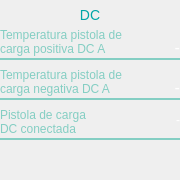
   <widget class="QWidget" name="DC" native="true">
    <property name="geometry">
     <rect>
      <x>20</x>
      <y>220</y>
      <width>180</width>
      <height>180</height>
     </rect>
    </property>
    <widget class="QWidget" name="DCTitle" native="true">
     <property name="geometry">
      <rect>
       <x>0</x>
       <y>0</y>
       <width>180</width>
       <height>25</height>
      </rect>
     </property>
     <property name="styleSheet">
      <string notr="true"/>
     </property>
     <widget class="QLabel" name="DCTItleLabel">
      <property name="geometry">
       <rect>
        <x>0</x>
        <y>0</y>
        <width>180</width>
        <height>30</height>
       </rect>
      </property>
      <property name="palette">
       <palette>
        <active>
         <colorrole role="WindowText">
          <brush brushstyle="SolidPattern">
           <color alpha="255">
            <red>0</red>
            <green>166</green>
            <blue>167</blue>
           </color>
          </brush>
         </colorrole>
         <colorrole role="Text">
          <brush brushstyle="SolidPattern">
           <color alpha="255">
            <red>0</red>
            <green>166</green>
            <blue>167</blue>
           </color>
          </brush>
         </colorrole>
         <colorrole role="ButtonText">
          <brush brushstyle="SolidPattern">
           <color alpha="255">
            <red>0</red>
            <green>166</green>
            <blue>167</blue>
           </color>
          </brush>
         </colorrole>
         <colorrole role="PlaceholderText">
          <brush brushstyle="SolidPattern">
           <color alpha="128">
            <red>0</red>
            <green>166</green>
            <blue>167</blue>
           </color>
          </brush>
         </colorrole>
        </active>
        <inactive>
         <colorrole role="WindowText">
          <brush brushstyle="SolidPattern">
           <color alpha="255">
            <red>0</red>
            <green>166</green>
            <blue>167</blue>
           </color>
          </brush>
         </colorrole>
         <colorrole role="Text">
          <brush brushstyle="SolidPattern">
           <color alpha="255">
            <red>0</red>
            <green>166</green>
            <blue>167</blue>
           </color>
          </brush>
         </colorrole>
         <colorrole role="ButtonText">
          <brush brushstyle="SolidPattern">
           <color alpha="255">
            <red>0</red>
            <green>166</green>
            <blue>167</blue>
           </color>
          </brush>
         </colorrole>
         <colorrole role="PlaceholderText">
          <brush brushstyle="SolidPattern">
           <color alpha="128">
            <red>0</red>
            <green>166</green>
            <blue>167</blue>
           </color>
          </brush>
         </colorrole>
        </inactive>
        <disabled>
         <colorrole role="WindowText">
          <brush brushstyle="SolidPattern">
           <color alpha="255">
            <red>0</red>
            <green>166</green>
            <blue>167</blue>
           </color>
          </brush>
         </colorrole>
         <colorrole role="Text">
          <brush brushstyle="SolidPattern">
           <color alpha="255">
            <red>0</red>
            <green>166</green>
            <blue>167</blue>
           </color>
          </brush>
         </colorrole>
         <colorrole role="ButtonText">
          <brush brushstyle="SolidPattern">
           <color alpha="255">
            <red>0</red>
            <green>166</green>
            <blue>167</blue>
           </color>
          </brush>
         </colorrole>
         <colorrole role="PlaceholderText">
          <brush brushstyle="SolidPattern">
           <color alpha="128">
            <red>0</red>
            <green>166</green>
            <blue>167</blue>
           </color>
          </brush>
         </colorrole>
        </disabled>
       </palette>
      </property>
      <property name="styleSheet">
       <string notr="true">color: #00A6A7; font-size: 14px;</string>
      </property>
      <property name="text">
       <string>DC</string>
      </property>
      <property name="alignment">
       <set>Qt::AlignCenter</set>
      </property>
     </widget>
    </widget>
    <widget class="QWidget" name="posTempDCCharge" native="true">
     <property name="geometry">
      <rect>
       <x>0</x>
       <y>25</y>
       <width>180</width>
       <height>35</height>
      </rect>
     </property>
     <property name="styleSheet">
      <string notr="true">border-bottom: 2px solid #84CEC3;</string>
     </property>
     <widget class="QLabel" name="posTempDCChargeLabel">
      <property name="geometry">
       <rect>
        <x>0</x>
        <y>0</y>
        <width>130</width>
        <height>35</height>
       </rect>
      </property>
      <property name="palette">
       <palette>
        <active>
         <colorrole role="WindowText">
          <brush brushstyle="SolidPattern">
           <color alpha="255">
            <red>132</red>
            <green>206</green>
            <blue>195</blue>
           </color>
          </brush>
         </colorrole>
         <colorrole role="Text">
          <brush brushstyle="SolidPattern">
           <color alpha="255">
            <red>132</red>
            <green>206</green>
            <blue>195</blue>
           </color>
          </brush>
         </colorrole>
         <colorrole role="ButtonText">
          <brush brushstyle="SolidPattern">
           <color alpha="255">
            <red>132</red>
            <green>206</green>
            <blue>195</blue>
           </color>
          </brush>
         </colorrole>
         <colorrole role="PlaceholderText">
          <brush brushstyle="SolidPattern">
           <color alpha="128">
            <red>132</red>
            <green>206</green>
            <blue>195</blue>
           </color>
          </brush>
         </colorrole>
        </active>
        <inactive>
         <colorrole role="WindowText">
          <brush brushstyle="SolidPattern">
           <color alpha="255">
            <red>132</red>
            <green>206</green>
            <blue>195</blue>
           </color>
          </brush>
         </colorrole>
         <colorrole role="Text">
          <brush brushstyle="SolidPattern">
           <color alpha="255">
            <red>132</red>
            <green>206</green>
            <blue>195</blue>
           </color>
          </brush>
         </colorrole>
         <colorrole role="ButtonText">
          <brush brushstyle="SolidPattern">
           <color alpha="255">
            <red>132</red>
            <green>206</green>
            <blue>195</blue>
           </color>
          </brush>
         </colorrole>
         <colorrole role="PlaceholderText">
          <brush brushstyle="SolidPattern">
           <color alpha="128">
            <red>132</red>
            <green>206</green>
            <blue>195</blue>
           </color>
          </brush>
         </colorrole>
        </inactive>
        <disabled>
         <colorrole role="WindowText">
          <brush brushstyle="SolidPattern">
           <color alpha="255">
            <red>132</red>
            <green>206</green>
            <blue>195</blue>
           </color>
          </brush>
         </colorrole>
         <colorrole role="Text">
          <brush brushstyle="SolidPattern">
           <color alpha="255">
            <red>132</red>
            <green>206</green>
            <blue>195</blue>
           </color>
          </brush>
         </colorrole>
         <colorrole role="ButtonText">
          <brush brushstyle="SolidPattern">
           <color alpha="255">
            <red>132</red>
            <green>206</green>
            <blue>195</blue>
           </color>
          </brush>
         </colorrole>
         <colorrole role="PlaceholderText">
          <brush brushstyle="SolidPattern">
           <color alpha="128">
            <red>132</red>
            <green>206</green>
            <blue>195</blue>
           </color>
          </brush>
         </colorrole>
        </disabled>
       </palette>
      </property>
      <property name="styleSheet">
       <string notr="true">color: #84CEC3; font-size: 12px;</string>
      </property>
      <property name="text">
       <string>&lt;html&gt;&lt;head/&gt;&lt;body&gt;&lt;p&gt;Temperatura pistola de&lt;br/&gt;carga positiva DC A&lt;/p&gt;&lt;/body&gt;&lt;/html&gt;</string>
      </property>
     </widget>
     <widget class="QLabel" name="posTempDCChargeValue">
      <property name="geometry">
       <rect>
        <x>130</x>
        <y>10</y>
        <width>50</width>
        <height>25</height>
       </rect>
      </property>
      <property name="palette">
       <palette>
        <active>
         <colorrole role="WindowText">
          <brush brushstyle="SolidPattern">
           <color alpha="255">
            <red>255</red>
            <green>255</green>
            <blue>255</blue>
           </color>
          </brush>
         </colorrole>
         <colorrole role="Text">
          <brush brushstyle="SolidPattern">
           <color alpha="255">
            <red>255</red>
            <green>255</green>
            <blue>255</blue>
           </color>
          </brush>
         </colorrole>
         <colorrole role="ButtonText">
          <brush brushstyle="SolidPattern">
           <color alpha="255">
            <red>255</red>
            <green>255</green>
            <blue>255</blue>
           </color>
          </brush>
         </colorrole>
         <colorrole role="PlaceholderText">
          <brush brushstyle="SolidPattern">
           <color alpha="128">
            <red>255</red>
            <green>255</green>
            <blue>255</blue>
           </color>
          </brush>
         </colorrole>
        </active>
        <inactive>
         <colorrole role="WindowText">
          <brush brushstyle="SolidPattern">
           <color alpha="255">
            <red>255</red>
            <green>255</green>
            <blue>255</blue>
           </color>
          </brush>
         </colorrole>
         <colorrole role="Text">
          <brush brushstyle="SolidPattern">
           <color alpha="255">
            <red>255</red>
            <green>255</green>
            <blue>255</blue>
           </color>
          </brush>
         </colorrole>
         <colorrole role="ButtonText">
          <brush brushstyle="SolidPattern">
           <color alpha="255">
            <red>255</red>
            <green>255</green>
            <blue>255</blue>
           </color>
          </brush>
         </colorrole>
         <colorrole role="PlaceholderText">
          <brush brushstyle="SolidPattern">
           <color alpha="128">
            <red>255</red>
            <green>255</green>
            <blue>255</blue>
           </color>
          </brush>
         </colorrole>
        </inactive>
        <disabled>
         <colorrole role="WindowText">
          <brush brushstyle="SolidPattern">
           <color alpha="255">
            <red>255</red>
            <green>255</green>
            <blue>255</blue>
           </color>
          </brush>
         </colorrole>
         <colorrole role="Text">
          <brush brushstyle="SolidPattern">
           <color alpha="255">
            <red>255</red>
            <green>255</green>
            <blue>255</blue>
           </color>
          </brush>
         </colorrole>
         <colorrole role="ButtonText">
          <brush brushstyle="SolidPattern">
           <color alpha="255">
            <red>255</red>
            <green>255</green>
            <blue>255</blue>
           </color>
          </brush>
         </colorrole>
         <colorrole role="PlaceholderText">
          <brush brushstyle="SolidPattern">
           <color alpha="128">
            <red>255</red>
            <green>255</green>
            <blue>255</blue>
           </color>
          </brush>
         </colorrole>
        </disabled>
       </palette>
      </property>
      <property name="styleSheet">
       <string notr="true">color: white; font-size: 16px;</string>
      </property>
      <property name="text">
       <string>-</string>
      </property>
      <property name="alignment">
       <set>Qt::AlignRight|Qt::AlignTrailing|Qt::AlignVCenter</set>
      </property>
     </widget>
    </widget>
    <widget class="QWidget" name="chargeConected" native="true">
     <property name="geometry">
      <rect>
       <x>0</x>
       <y>105</y>
       <width>180</width>
       <height>35</height>
      </rect>
     </property>
     <property name="styleSheet">
      <string notr="true">border-bottom: 2px solid #84CEC3;</string>
     </property>
     <widget class="QLabel" name="chargeConectedLabel">
      <property name="geometry">
       <rect>
        <x>0</x>
        <y>0</y>
        <width>130</width>
        <height>35</height>
       </rect>
      </property>
      <property name="palette">
       <palette>
        <active>
         <colorrole role="WindowText">
          <brush brushstyle="SolidPattern">
           <color alpha="255">
            <red>132</red>
            <green>206</green>
            <blue>195</blue>
           </color>
          </brush>
         </colorrole>
         <colorrole role="Text">
          <brush brushstyle="SolidPattern">
           <color alpha="255">
            <red>132</red>
            <green>206</green>
            <blue>195</blue>
           </color>
          </brush>
         </colorrole>
         <colorrole role="ButtonText">
          <brush brushstyle="SolidPattern">
           <color alpha="255">
            <red>132</red>
            <green>206</green>
            <blue>195</blue>
           </color>
          </brush>
         </colorrole>
         <colorrole role="PlaceholderText">
          <brush brushstyle="SolidPattern">
           <color alpha="128">
            <red>132</red>
            <green>206</green>
            <blue>195</blue>
           </color>
          </brush>
         </colorrole>
        </active>
        <inactive>
         <colorrole role="WindowText">
          <brush brushstyle="SolidPattern">
           <color alpha="255">
            <red>132</red>
            <green>206</green>
            <blue>195</blue>
           </color>
          </brush>
         </colorrole>
         <colorrole role="Text">
          <brush brushstyle="SolidPattern">
           <color alpha="255">
            <red>132</red>
            <green>206</green>
            <blue>195</blue>
           </color>
          </brush>
         </colorrole>
         <colorrole role="ButtonText">
          <brush brushstyle="SolidPattern">
           <color alpha="255">
            <red>132</red>
            <green>206</green>
            <blue>195</blue>
           </color>
          </brush>
         </colorrole>
         <colorrole role="PlaceholderText">
          <brush brushstyle="SolidPattern">
           <color alpha="128">
            <red>132</red>
            <green>206</green>
            <blue>195</blue>
           </color>
          </brush>
         </colorrole>
        </inactive>
        <disabled>
         <colorrole role="WindowText">
          <brush brushstyle="SolidPattern">
           <color alpha="255">
            <red>132</red>
            <green>206</green>
            <blue>195</blue>
           </color>
          </brush>
         </colorrole>
         <colorrole role="Text">
          <brush brushstyle="SolidPattern">
           <color alpha="255">
            <red>132</red>
            <green>206</green>
            <blue>195</blue>
           </color>
          </brush>
         </colorrole>
         <colorrole role="ButtonText">
          <brush brushstyle="SolidPattern">
           <color alpha="255">
            <red>132</red>
            <green>206</green>
            <blue>195</blue>
           </color>
          </brush>
         </colorrole>
         <colorrole role="PlaceholderText">
          <brush brushstyle="SolidPattern">
           <color alpha="128">
            <red>132</red>
            <green>206</green>
            <blue>195</blue>
           </color>
          </brush>
         </colorrole>
        </disabled>
       </palette>
      </property>
      <property name="styleSheet">
       <string notr="true">color: #84CEC3; font-size: 12px;</string>
      </property>
      <property name="text">
       <string>&lt;html&gt;&lt;head/&gt;&lt;body&gt;&lt;p&gt;Pistola de carga&lt;br/&gt;DC conectada&lt;/p&gt;&lt;/body&gt;&lt;/html&gt;</string>
      </property>
     </widget>
     <widget class="QLabel" name="chargeConectedValue">
      <property name="geometry">
       <rect>
        <x>99</x>
        <y>0</y>
        <width>81</width>
        <height>31</height>
       </rect>
      </property>
      <property name="palette">
       <palette>
        <active>
         <colorrole role="WindowText">
          <brush brushstyle="SolidPattern">
           <color alpha="255">
            <red>255</red>
            <green>255</green>
            <blue>255</blue>
           </color>
          </brush>
         </colorrole>
         <colorrole role="Text">
          <brush brushstyle="SolidPattern">
           <color alpha="255">
            <red>255</red>
            <green>255</green>
            <blue>255</blue>
           </color>
          </brush>
         </colorrole>
         <colorrole role="ButtonText">
          <brush brushstyle="SolidPattern">
           <color alpha="255">
            <red>255</red>
            <green>255</green>
            <blue>255</blue>
           </color>
          </brush>
         </colorrole>
         <colorrole role="PlaceholderText">
          <brush brushstyle="SolidPattern">
           <color alpha="128">
            <red>255</red>
            <green>255</green>
            <blue>255</blue>
           </color>
          </brush>
         </colorrole>
        </active>
        <inactive>
         <colorrole role="WindowText">
          <brush brushstyle="SolidPattern">
           <color alpha="255">
            <red>255</red>
            <green>255</green>
            <blue>255</blue>
           </color>
          </brush>
         </colorrole>
         <colorrole role="Text">
          <brush brushstyle="SolidPattern">
           <color alpha="255">
            <red>255</red>
            <green>255</green>
            <blue>255</blue>
           </color>
          </brush>
         </colorrole>
         <colorrole role="ButtonText">
          <brush brushstyle="SolidPattern">
           <color alpha="255">
            <red>255</red>
            <green>255</green>
            <blue>255</blue>
           </color>
          </brush>
         </colorrole>
         <colorrole role="PlaceholderText">
          <brush brushstyle="SolidPattern">
           <color alpha="128">
            <red>255</red>
            <green>255</green>
            <blue>255</blue>
           </color>
          </brush>
         </colorrole>
        </inactive>
        <disabled>
         <colorrole role="WindowText">
          <brush brushstyle="SolidPattern">
           <color alpha="255">
            <red>255</red>
            <green>255</green>
            <blue>255</blue>
           </color>
          </brush>
         </colorrole>
         <colorrole role="Text">
          <brush brushstyle="SolidPattern">
           <color alpha="255">
            <red>255</red>
            <green>255</green>
            <blue>255</blue>
           </color>
          </brush>
         </colorrole>
         <colorrole role="ButtonText">
          <brush brushstyle="SolidPattern">
           <color alpha="255">
            <red>255</red>
            <green>255</green>
            <blue>255</blue>
           </color>
          </brush>
         </colorrole>
         <colorrole role="PlaceholderText">
          <brush brushstyle="SolidPattern">
           <color alpha="128">
            <red>255</red>
            <green>255</green>
            <blue>255</blue>
           </color>
          </brush>
         </colorrole>
        </disabled>
       </palette>
      </property>
      <property name="styleSheet">
       <string notr="true">color: white; font-size: 12px;</string>
      </property>
      <property name="text">
       <string>&lt;html&gt;&lt;head/&gt;&lt;body&gt;&lt;p&gt;-&lt;/p&gt;&lt;/body&gt;&lt;/html&gt;</string>
      </property>
      <property name="alignment">
       <set>Qt::AlignRight|Qt::AlignTrailing|Qt::AlignVCenter</set>
      </property>
     </widget>
    </widget>
    <widget class="QWidget" name="negTempDCCharge" native="true">
     <property name="geometry">
      <rect>
       <x>0</x>
       <y>65</y>
       <width>180</width>
       <height>35</height>
      </rect>
     </property>
     <property name="styleSheet">
      <string notr="true">border-bottom: 2px solid #84CEC3;</string>
     </property>
     <widget class="QLabel" name="negTempDCChargeLabel">
      <property name="geometry">
       <rect>
        <x>0</x>
        <y>0</y>
        <width>130</width>
        <height>35</height>
       </rect>
      </property>
      <property name="palette">
       <palette>
        <active>
         <colorrole role="WindowText">
          <brush brushstyle="SolidPattern">
           <color alpha="255">
            <red>132</red>
            <green>206</green>
            <blue>195</blue>
           </color>
          </brush>
         </colorrole>
         <colorrole role="Text">
          <brush brushstyle="SolidPattern">
           <color alpha="255">
            <red>132</red>
            <green>206</green>
            <blue>195</blue>
           </color>
          </brush>
         </colorrole>
         <colorrole role="ButtonText">
          <brush brushstyle="SolidPattern">
           <color alpha="255">
            <red>132</red>
            <green>206</green>
            <blue>195</blue>
           </color>
          </brush>
         </colorrole>
         <colorrole role="PlaceholderText">
          <brush brushstyle="SolidPattern">
           <color alpha="128">
            <red>132</red>
            <green>206</green>
            <blue>195</blue>
           </color>
          </brush>
         </colorrole>
        </active>
        <inactive>
         <colorrole role="WindowText">
          <brush brushstyle="SolidPattern">
           <color alpha="255">
            <red>132</red>
            <green>206</green>
            <blue>195</blue>
           </color>
          </brush>
         </colorrole>
         <colorrole role="Text">
          <brush brushstyle="SolidPattern">
           <color alpha="255">
            <red>132</red>
            <green>206</green>
            <blue>195</blue>
           </color>
          </brush>
         </colorrole>
         <colorrole role="ButtonText">
          <brush brushstyle="SolidPattern">
           <color alpha="255">
            <red>132</red>
            <green>206</green>
            <blue>195</blue>
           </color>
          </brush>
         </colorrole>
         <colorrole role="PlaceholderText">
          <brush brushstyle="SolidPattern">
           <color alpha="128">
            <red>132</red>
            <green>206</green>
            <blue>195</blue>
           </color>
          </brush>
         </colorrole>
        </inactive>
        <disabled>
         <colorrole role="WindowText">
          <brush brushstyle="SolidPattern">
           <color alpha="255">
            <red>132</red>
            <green>206</green>
            <blue>195</blue>
           </color>
          </brush>
         </colorrole>
         <colorrole role="Text">
          <brush brushstyle="SolidPattern">
           <color alpha="255">
            <red>132</red>
            <green>206</green>
            <blue>195</blue>
           </color>
          </brush>
         </colorrole>
         <colorrole role="ButtonText">
          <brush brushstyle="SolidPattern">
           <color alpha="255">
            <red>132</red>
            <green>206</green>
            <blue>195</blue>
           </color>
          </brush>
         </colorrole>
         <colorrole role="PlaceholderText">
          <brush brushstyle="SolidPattern">
           <color alpha="128">
            <red>132</red>
            <green>206</green>
            <blue>195</blue>
           </color>
          </brush>
         </colorrole>
        </disabled>
       </palette>
      </property>
      <property name="styleSheet">
       <string notr="true">color: #84CEC3; font-size: 12px;</string>
      </property>
      <property name="text">
       <string>&lt;html&gt;&lt;head/&gt;&lt;body&gt;&lt;p&gt;Temperatura pistola de&lt;br/&gt;carga negativa DC A&lt;/p&gt;&lt;/body&gt;&lt;/html&gt;</string>
      </property>
     </widget>
     <widget class="QLabel" name="negTempDCChargeValue">
      <property name="geometry">
       <rect>
        <x>130</x>
        <y>10</y>
        <width>50</width>
        <height>25</height>
       </rect>
      </property>
      <property name="palette">
       <palette>
        <active>
         <colorrole role="WindowText">
          <brush brushstyle="SolidPattern">
           <color alpha="255">
            <red>255</red>
            <green>255</green>
            <blue>255</blue>
           </color>
          </brush>
         </colorrole>
         <colorrole role="Text">
          <brush brushstyle="SolidPattern">
           <color alpha="255">
            <red>255</red>
            <green>255</green>
            <blue>255</blue>
           </color>
          </brush>
         </colorrole>
         <colorrole role="ButtonText">
          <brush brushstyle="SolidPattern">
           <color alpha="255">
            <red>255</red>
            <green>255</green>
            <blue>255</blue>
           </color>
          </brush>
         </colorrole>
         <colorrole role="PlaceholderText">
          <brush brushstyle="SolidPattern">
           <color alpha="128">
            <red>255</red>
            <green>255</green>
            <blue>255</blue>
           </color>
          </brush>
         </colorrole>
        </active>
        <inactive>
         <colorrole role="WindowText">
          <brush brushstyle="SolidPattern">
           <color alpha="255">
            <red>255</red>
            <green>255</green>
            <blue>255</blue>
           </color>
          </brush>
         </colorrole>
         <colorrole role="Text">
          <brush brushstyle="SolidPattern">
           <color alpha="255">
            <red>255</red>
            <green>255</green>
            <blue>255</blue>
           </color>
          </brush>
         </colorrole>
         <colorrole role="ButtonText">
          <brush brushstyle="SolidPattern">
           <color alpha="255">
            <red>255</red>
            <green>255</green>
            <blue>255</blue>
           </color>
          </brush>
         </colorrole>
         <colorrole role="PlaceholderText">
          <brush brushstyle="SolidPattern">
           <color alpha="128">
            <red>255</red>
            <green>255</green>
            <blue>255</blue>
           </color>
          </brush>
         </colorrole>
        </inactive>
        <disabled>
         <colorrole role="WindowText">
          <brush brushstyle="SolidPattern">
           <color alpha="255">
            <red>255</red>
            <green>255</green>
            <blue>255</blue>
           </color>
          </brush>
         </colorrole>
         <colorrole role="Text">
          <brush brushstyle="SolidPattern">
           <color alpha="255">
            <red>255</red>
            <green>255</green>
            <blue>255</blue>
           </color>
          </brush>
         </colorrole>
         <colorrole role="ButtonText">
          <brush brushstyle="SolidPattern">
           <color alpha="255">
            <red>255</red>
            <green>255</green>
            <blue>255</blue>
           </color>
          </brush>
         </colorrole>
         <colorrole role="PlaceholderText">
          <brush brushstyle="SolidPattern">
           <color alpha="128">
            <red>255</red>
            <green>255</green>
            <blue>255</blue>
           </color>
          </brush>
         </colorrole>
        </disabled>
       </palette>
      </property>
      <property name="styleSheet">
       <string notr="true">color: white; font-size: 16px;</string>
      </property>
      <property name="text">
       <string>-</string>
      </property>
      <property name="alignment">
       <set>Qt::AlignRight|Qt::AlignTrailing|Qt::AlignVCenter</set>
      </property>
     </widget>
    </widget>
   </widget>
